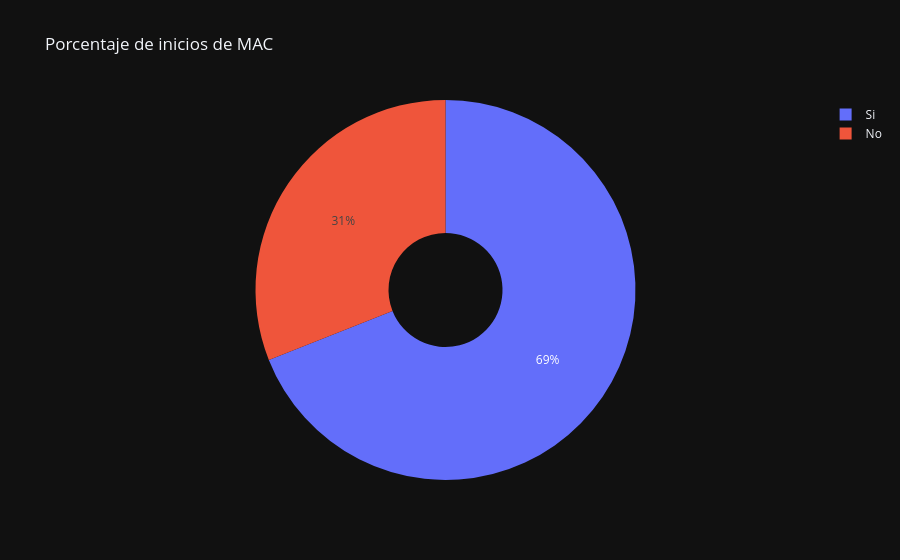

The cell this chart's notebook holds for it:
### Code cell
a = df_mac['MAC_inicio'].value_counts()

fig = px.pie(names=a.index,values=a.values, title = "Porcentaje de inicios de MAC", hole=0.3)
fig.update_traces(labels = ['Si', 'No'],
                  textinfo = 'text+percent')
fig.show()

### Figure 1 — Plotly figure (JSON) as saved in the notebook; plotly's stock layout.template omitted (floating-point values rounded to 4 significant figures)
{"data": [{"domain": {"x": [0, 1], "y": [0, 1]}, "hole": 0.3, "hovertemplate": "label=%{label}<br>value=%{value}<extra></extra>", "labels": ["Si", "No"], "legendgroup": "", "name": "", "showlegend": true, "textinfo": "text+percent", "type": "pie", "values": [11723, 5266]}], "layout": {"legend": {"tracegroupgap": 0}, "title": {"text": "Porcentaje de inicios de MAC"}}}
